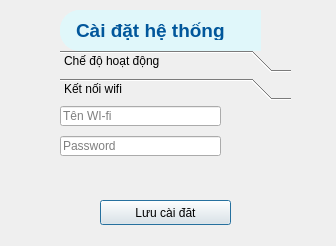
<?xml version="1.0" encoding="UTF-8"?>
<ui version="4.0">
 <class>Dialog_setting</class>
 <widget class="QDialog" name="Dialog_setting">
  <property name="geometry">
   <rect>
    <x>0</x>
    <y>0</y>
    <width>336</width>
    <height>246</height>
   </rect>
  </property>
  <property name="windowTitle">
   <string>Dialog</string>
  </property>
  <property name="styleSheet">
   <string notr="true">QGroupBox {
    border: 2px solid #81D4FA;      /* viền xanh nhạt */
    border-radius: 12px;            /* bo góc đẹp */
    background-color: white;        /* nền trắng */
    margin-top: 20px;               /* khoảng cách tiêu đề */
    padding-top: 10px;
}
QGroupBox::title {
    subcontrol-origin: margin;
    subcontrol-position: top left;
    padding: 0 10px;
    color: #01579B;                 /* chữ tiêu đề xanh đậm */
    font-weight: bold;
    background-color: #E0F7FA;      /* nền tiêu đề xanh nhạt */
    border: 1px solid #81D4FA;
    border-radius: 6px;
}</string>
  </property>
  <widget class="QToolBox" name="toolBox">
   <property name="geometry">
    <rect>
     <x>60</x>
     <y>50</y>
     <width>231</width>
     <height>130</height>
    </rect>
   </property>
   <property name="currentIndex">
    <number>1</number>
   </property>
   <widget class="QWidget" name="page">
    <property name="geometry">
     <rect>
      <x>0</x>
      <y>0</y>
      <width>231</width>
      <height>66</height>
     </rect>
    </property>
    <attribute name="label">
     <string>Chế độ hoạt động</string>
    </attribute>
    <widget class="QCheckBox" name="checkBox">
     <property name="geometry">
      <rect>
       <x>10</x>
       <y>0</y>
       <width>92</width>
       <height>23</height>
      </rect>
     </property>
     <property name="text">
      <string>Auto</string>
     </property>
    </widget>
    <widget class="QCheckBox" name="checkBox_2">
     <property name="geometry">
      <rect>
       <x>10</x>
       <y>30</y>
       <width>92</width>
       <height>23</height>
      </rect>
     </property>
     <property name="text">
      <string>Manual</string>
     </property>
    </widget>
   </widget>
   <widget class="QWidget" name="page_2">
    <property name="geometry">
     <rect>
      <x>0</x>
      <y>0</y>
      <width>231</width>
      <height>66</height>
     </rect>
    </property>
    <attribute name="label">
     <string>Kết nối wifi</string>
    </attribute>
    <widget class="QLineEdit" name="lineEdit">
     <property name="geometry">
      <rect>
       <x>0</x>
       <y>0</y>
       <width>161</width>
       <height>20</height>
      </rect>
     </property>
     <property name="placeholderText">
      <string>Tên WI-fi</string>
     </property>
    </widget>
    <widget class="QLineEdit" name="lineEdit_2">
     <property name="geometry">
      <rect>
       <x>0</x>
       <y>30</y>
       <width>161</width>
       <height>20</height>
      </rect>
     </property>
     <property name="placeholderText">
      <string>Password</string>
     </property>
    </widget>
   </widget>
  </widget>
  <widget class="QFrame" name="frame">
   <property name="geometry">
    <rect>
     <x>60</x>
     <y>10</y>
     <width>201</width>
     <height>41</height>
    </rect>
   </property>
   <property name="styleSheet">
    <string notr="true">border: none;
border-radius: 20px;          /* bo góc 12px – chỉnh lớn hơn nếu muốn tròn hơn */
background-color: #E0F7FA;    /* xanh nước biển nhạt đẹp nhất */
padding: 11px;                /* khoảng cách bên trong để nội dung không sát góc */</string>
   </property>
   <property name="frameShape">
    <enum>QFrame::StyledPanel</enum>
   </property>
   <property name="frameShadow">
    <enum>QFrame::Raised</enum>
   </property>
   <widget class="QLabel" name="label">
    <property name="geometry">
     <rect>
      <x>0</x>
      <y>0</y>
      <width>221</width>
      <height>41</height>
     </rect>
    </property>
    <property name="font">
     <font>
      <pointsize>14</pointsize>
      <weight>75</weight>
      <bold>true</bold>
     </font>
    </property>
    <property name="styleSheet">
     <string notr="true">color: #01579B</string>
    </property>
    <property name="text">
     <string>Cài đặt hệ thống</string>
    </property>
   </widget>
  </widget>
  <widget class="QPushButton" name="pushButton">
   <property name="geometry">
    <rect>
     <x>100</x>
     <y>200</y>
     <width>131</width>
     <height>25</height>
    </rect>
   </property>
   <property name="text">
    <string>Lưu cài đăt</string>
   </property>
  </widget>
 </widget>
 <resources/>
 <connections/>
</ui>
